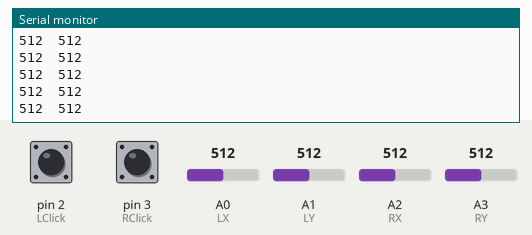
This sketch was run on a simulated Arduino Uno, built with avr-gcc and run on an emulated ATmega328P. Parts: the last lines printed to the serial monitor. The inputs (shaded band) are chosen by the test bench; at power-on: A0 (LX) = 512, A1 (LY) = 512, A3 (RY) = 512, A2 (RX) = 512, pin 2 (LClick) HIGH, pin 3 (RClick) HIGH. No radio packets arrive unless stated.

Above: at 1.2 s.
1.3 s: A0 (LX) set to 716
At 1.37 s:
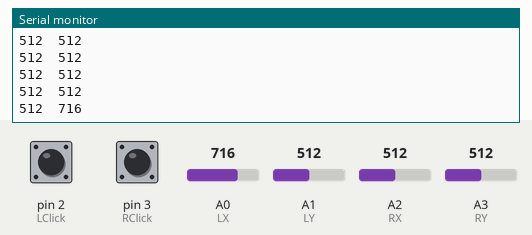
2.8 s: A1 (LY) set to 716
At 2.82 s:
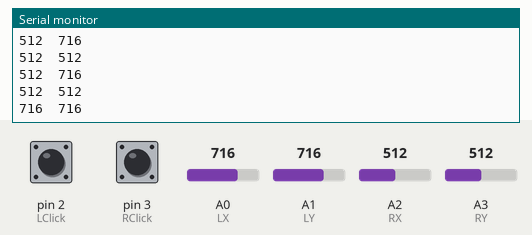
4.3 s: A3 (RY) set to 306
At 4.37 s:
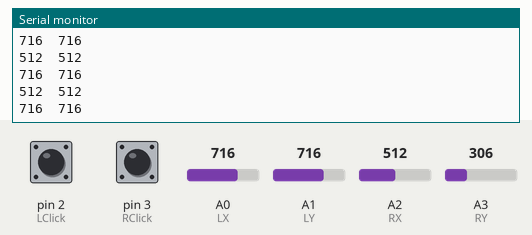
7.3 s: A2 (RX) set to 716
At 7.38 s:
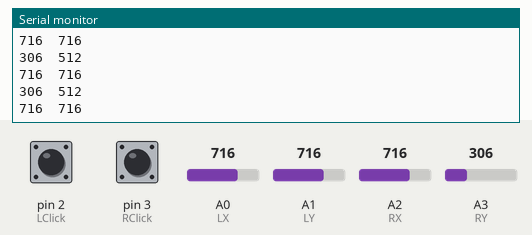
10.3 s: A0 (LX) set to 992
At 10.39 s:
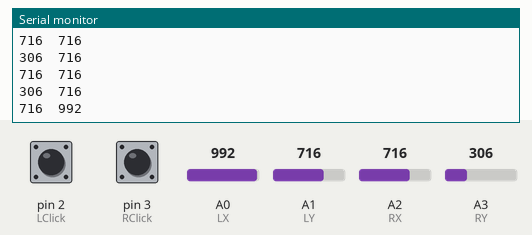
11.8 s: A1 (LY) set to 992
At 11.84 s:
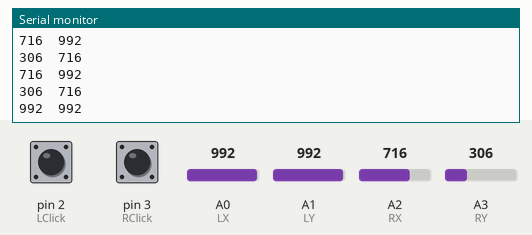
Timing chart, 0 to 14.3 s (numbered marks = the images above; inputs shaded):
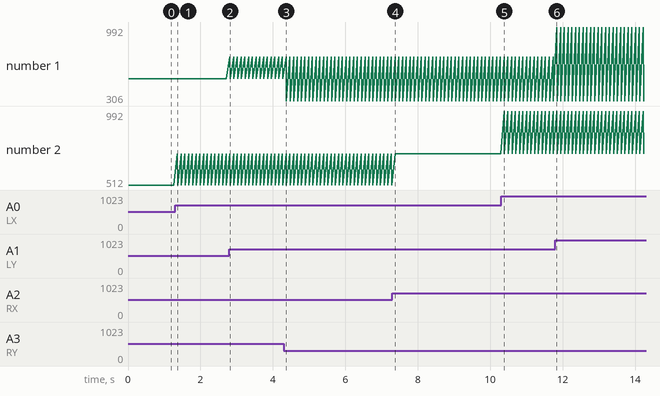

The sketch:

Quad_Controller.ino
```cpp
#include <RF24.h>

const byte LY = A1;
const byte LX = A0;
const byte LClick = 2;

const byte RY = A3;
const byte RX = A2;
const byte RClick = 3;

//joystick has value of around 520 when in the center position
//range is from 0 to 1023
short LXCenter;
short LYCenter;
short RXCenter;
short RYCenter;

//allow for a bit of error from the joytick
const byte errorTolerance = 2;

RF24 radio(7, 8); // CE, CSN


void setup() {
  setupJoystick();
  radioTransmitSetup();
  Serial.begin(9600);
}
//----------------------------------------------------------------------------------------------


void loop() {
  short readValue = 0;
  short sendValue = 0;
  short message[6];

  //when the left joystick is adjusted up
  if(analogRead(LY) - LYCenter >= errorTolerance){
      readValue = analogRead(LY) - LYCenter;
      sendValue = mapAcceleration(readValue);
  //when the left joystick is adjusted down
  }else if(LYCenter - analogRead(LY) >= errorTolerance){
      readValue = LYCenter - analogRead(LY);
      sendValue = -(mapAcceleration(readValue));
  }
  //radio.write(&LYValue, sizeof(LYValue));
  message[0] = sendValue;

  sendValue = 0;

  //when the left joystick is adjusted right
  if(analogRead(LX) - LXCenter >= errorTolerance){
      readValue = analogRead(LX) - LXCenter;
      sendValue = mapSpeed(readValue);
  //when the left joystick is adjusted left
  }else if(LXCenter - analogRead(LX) >= errorTolerance){
      readValue = LXCenter - analogRead(LX);
      sendValue = -(mapSpeed(readValue));
  }
  message[1] = sendValue;

  sendValue = 0;

  //when the right joystick is adjusted up
  if(analogRead(RY) - RYCenter >= errorTolerance){
      readValue = analogRead(RY) - RYCenter;
      sendValue = mapSpeed(readValue);
  //when the right joystick is adjusted down
  }else if(RYCenter - analogRead(RY) >= errorTolerance){
      readValue = RYCenter - analogRead(RY);
      sendValue = -(mapSpeed(readValue));
  }
  message[2] = sendValue;
    Serial.print(analogRead(LY));
  Serial.print("  ");
  Serial.println(analogRead(LX));
  Serial.print(analogRead(RY));
  Serial.print("  ");
  Serial.println(analogRead(RX));

  sendValue = 0;

  //when the right joystick is adjusted up
  if(analogRead(RX) - RXCenter >= errorTolerance){
      readValue = analogRead(RX) - RXCenter;
      sendValue = mapSpeed(readValue);
  //when the right joystick is adjusted down
  }else if(RXCenter - analogRead(RX) >= errorTolerance){
      readValue = RXCenter - analogRead(RX);
      sendValue = -(mapSpeed(readValue));
  }
  message[3] = sendValue;

  sendValue = 0;


  if(digitalRead(LClick) == LOW) sendValue = 1;
  message[4] = sendValue;

  sendValue = 0;

  if(digitalRead(RClick) == LOW) sendValue = 1;
  message[5] = sendValue;

  sendValue = 0;

  radio.write(&message, sizeof(message));

  delay(100);
}
//---------------------------------------------------------------------------------------------


//Maps the value reading from the joystick to actual acceleration
//param: reading from the joystick reading, is directional, thus, value range from 0 to 550
//return: an acceleration value from 1 to 15 (change value to modify acceleration)
short mapAcceleration(int joyReading){
  return (byte)map(joyReading, 0, 520, 1, 15);
}
//---------------------------------------------------------------------------------------------


//Maps the value reading from the joystick to actual speed to pitch/roll/yaw
//param: reading from the joystick reading, is directional, thus, value range from 0 to 550
//return: a speed value from 1 to 50 (change value to modify speed of motion)
short mapSpeed(int joyReading){
  return (byte)map(joyReading, 0, 520, 1, 30);
}
//---------------------------------------------------------------------------------------------


void radioTransmitSetup(){
  byte address[6] = "00001";
  radio.begin();
  radio.openWritingPipe(address);
  radio.setPALevel(RF24_PA_MAX);
  radio.setDataRate(RF24_250KBPS);
  radio.setChannel(108);
  radio.stopListening();
}
//----------------------------------------------------------------------------------------------


//Sets the center pos for the joysticks based on 20 average positions upon startup
//takes 0.5 seconds to complete
//during which the joysticks should not be touched
void setupJoystick(){
  pinMode(LX, INPUT);
  pinMode(LY, INPUT);
  pinMode(LClick, INPUT_PULLUP);
  pinMode(RX, INPUT);
  pinMode(RY, INPUT);
  pinMode(RClick, INPUT_PULLUP);

  short sumLX = 0;
  short sumLY = 0;
  short sumRX = 0;
  short sumRY = 0;

  for(int count = 0; count < 20; count++){
    sumLX += analogRead(LX);
    sumLY += analogRead(LY);
    sumRX += analogRead(RX);
    sumRY += analogRead(RY);
  }

  LXCenter = (int)(sumLX / 20);
  LYCenter = (int)(sumLY / 20);
  RXCenter = (int)(sumRX / 20);
  RYCenter = (int)(sumRY / 20);
}
//----------------------------------------------------------------------------------------------


//use if enough dynamic memory left when everything else if done
//map to double value instead of default map function which on returns integer values
//referenced from https://forum.arduino.cc/index.php?topic=361046.0
double mapf(double x, double in_min, double in_max, double out_min, double out_max)
{
    return (x - in_min) * (out_max - out_min) / (in_max - in_min) + out_min;
}
```

Measured:
- after the input at 1.3 s, the serial monitor: prints a new line after 0.06 s (image 1)
- after the input at 2.8 s, the serial monitor: prints a new line at once (image 2)
- after the input at 10.3 s, the serial monitor: prints a new line after 0.08 s (image 5)
- after the input at 11.8 s, the serial monitor: prints a new line at once (image 6)
- plotted number 1: 512 → 306 after the input at 4.3 s
